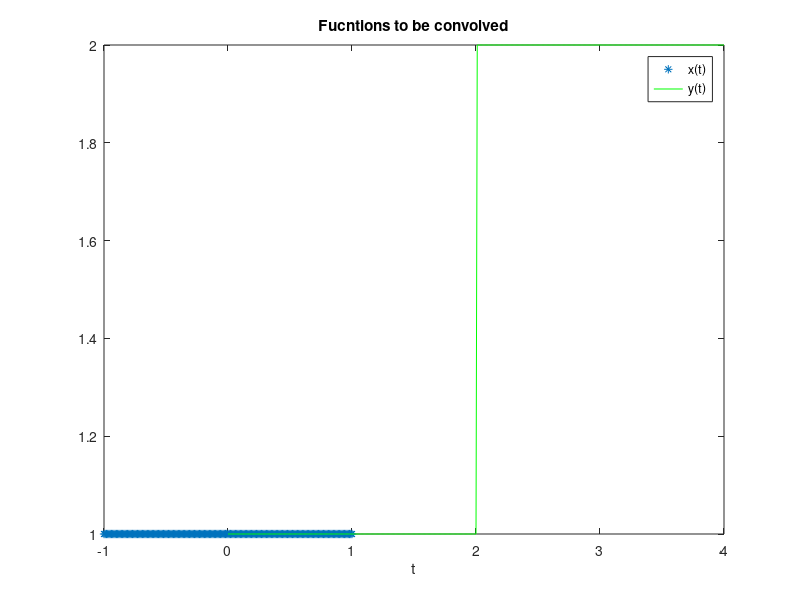
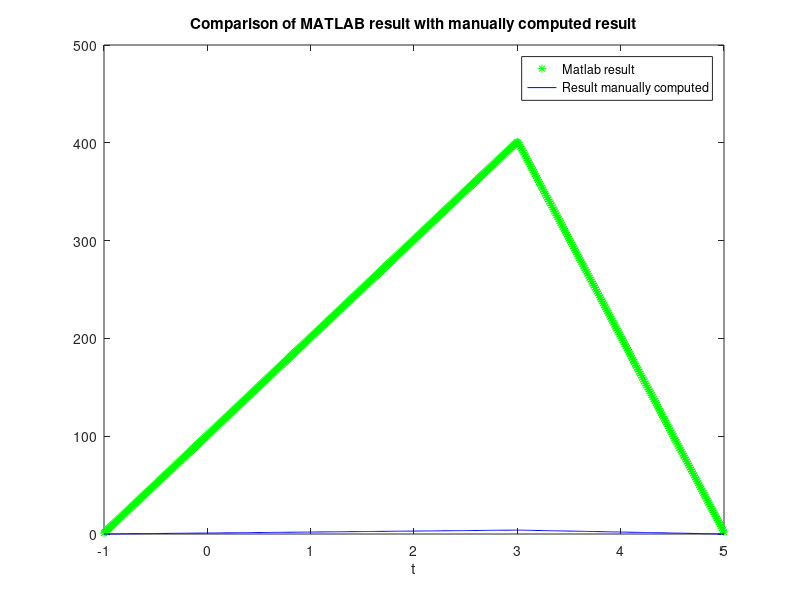
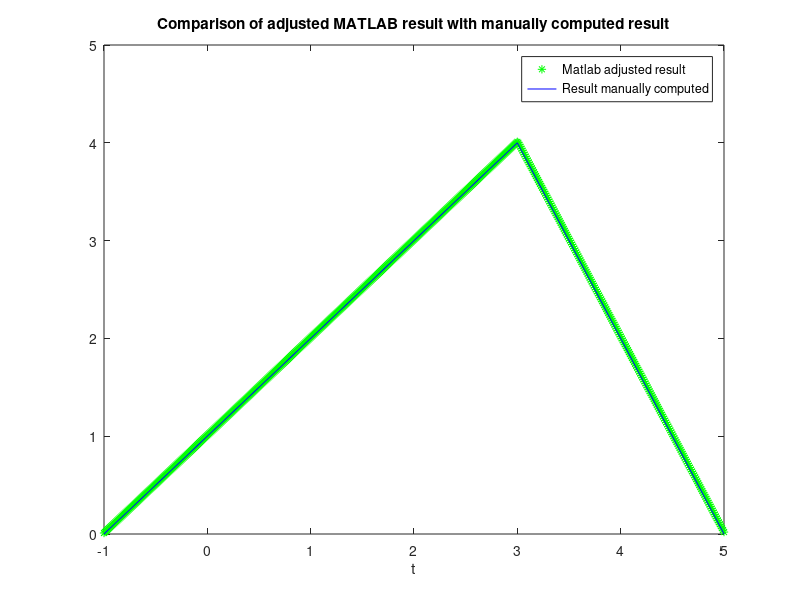
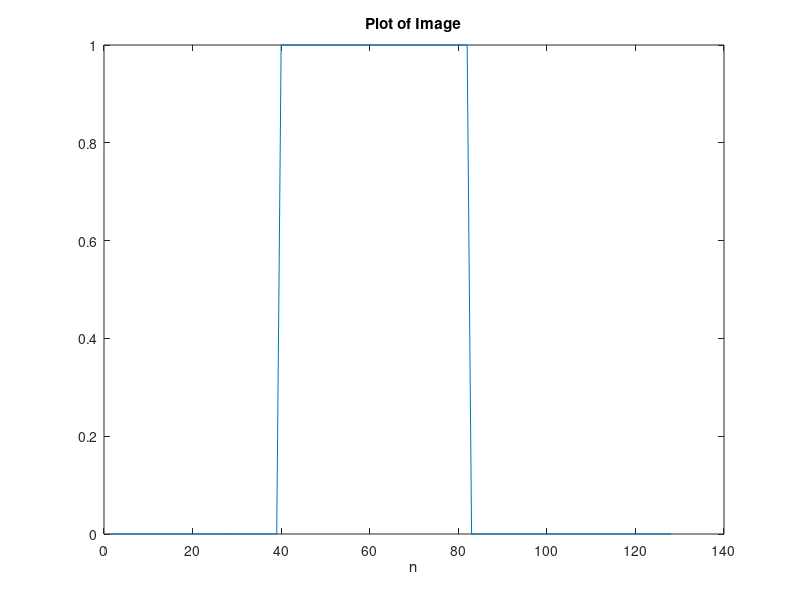

Write the MATLAB code that produced these figures, in order.
%% BME 790.01 Engineering Programming Signal Processing
%% Kanishk Asthana ka112@duke.edu Homework 2
%% Part 4:
%Doing 2.40(a) as a convolution
clear;
clf;
%Defining time step:
dt=0.01;
%Defining first time vector:
t1=-1:dt:1;
%Defining second time vector:
t2=0:dt:4;
%Defining time vector for convolved function:
t3=(t1(1)+ t2(1)):dt:(t1(end)+t2(end));

%Defining first function x(t)
xt=ones(1,length(t1));

%Initializing second fucntion y(t)
yt=ones(1,length(t2));
 
yt(t2>2)= 2.*ones(1,length(find(t2>2))); 
plot(t1,xt,'*');
hold on;
plot(t2,yt,'g');
title('Fucntions to be convolved');
legend('x(t)','y(t)');
xlabel('t');
figure(2);
mt=conv(yt,xt);
%Answer (a)
%Convolution gives the result multiplied by a factor equal to inverse of
%dt.
%This is because you have more addition of the same part of the curve
%as dt increases (as part of the convolution algorithm there are more data
%points so the convolution sum also increases as the number of data points
%increases. So a curve is actually streched out or shrunk if dt is
%changed. Multiplying the convolution result by dt fixes this problem and
%compensates for changes in dt. Math works.
plot(t3,mt,'*g');

%Initializing manually computed result:
actualresult=zeros(1,length(t3));

actualresult(t3<3)=t3(t3<3)+1;
actualresult(t3>=3)=10-2.*t3(t3>=3);
hold on;
plot(t3,actualresult,'b');
legend('Matlab result','Result manually computed');
xlabel('t');
title('Comparison of MATLAB result with manually computed result');

figure(3);
%Answer (b)
%Adjusting for dt (Explanation below).
mt=conv(yt,xt).*dt;
plot(t3,mt,'*g');
hold on;
plot(t3,actualresult,'b');
legend('Matlab adjusted result','Result manually computed');
xlabel('t');
title('Comparison of adjusted MATLAB result with manually computed result');
%Result is correct! Math works

%% Part 5
%(a)
%Initializing image
n=1:128;
in=zeros(1,128);
%Setting pixels 40 to 82 as 1
in(40:82)=1;
%Plotting Image;
figure(4);
plot(n,in);
title('Plot of Image');
xlabel('n');
%(b)
%Defining h[n] as x[n] as mentioned in Problem 2.34(a).
%Initializing h[n];
h1n=ones(1,7);
%h[n] is not memoryless. Only a delta function has no memory.
%h[n] is not causal because response will start y[n] will have a response
%even when I[n] for that n has no values.
%Since my h[n] is composed mainly of ones I hypothize that it will sum the
%values over a range of 7 pixels, essentially sharp transitions should be
%mellowed down. I hypothesize this will act as a low pass filter.
%(c)
newImage=conv(in,h1n);
figure(5);
plot(newImage);
title('New Image');

%I[n] was increased in amplitude and the edges were now slanting. However,
%it did not act as a low pass filter as I predicted it as there are still
%high sharp transitions in the image. Apparrently my filter width was too
%low to have any effect. Increasing the filter size decreases the width of
%the image at the top but high frequency componenets don't disappear. I
%most probably needed a filter with weighted sums to acheive a better
%smooting. A triangular filter convolved with our rect should give that
%effect.
%(d)
%Choosing w[n] from problem as a second filter. I hypothesize this will act
%as an edge enhancer, while reducing sharp transitions. So a bandpass
%filter 
%This function is not causal and is not memoryless.
h2n=[-1 0 1 2 3 2 1 -1 0];
%(e)
newImage2=conv(in,h2n);
figure(6);
plot(newImage2);
title('New Image 2');
%This is indeed bandpass filter.

%% (f)
load('Head.mat');
%(g)
figure(7);
colormap('bone');
subplot(3,2,1);
imagesc(Head);
colorbar;
title('Original');
%(h)
newHead=conv2(Head,h1n);
colormap('bone');
subplot(3,2,2);
imagesc(newHead);
colorbar;
title('Convolved with h1[n]');
%The image is blurred in the horizontal direction which is as expected
%(i)
%Convolving brain image with h2[n]

newHead2=conv2(Head,h2n);
colormap('bone');
subplot(3,2,3);
imagesc(newHead2);
colorbar;
title('Convolved with h2[n]');
%I should blurring with slight increase in contrast between black and white
%parts
%This seems to work.
%(j)
%The filters I have created only affect the x direction because the seems
%operate in one pixel row at a time. So I should see blurring of the entire
%image in both directions if I use a square rect.

%(k)
newHead3=conv2(Head,h1n');
colormap('bone');
subplot(3,2,4);
imagesc(newHead3);
colorbar;
title('Convolved with transpose of h1[n]');
%The image is blurred in the vertical direction this time.

%(l)
newHead4=conv2(Head,h2n');
subplot(3,2,5);
colormap('bone');
imagesc(newHead4);
colorbar;
title('Convolved with transpose of h2[n]');

%The image is blurred in the vertical direction with greater contrast
%between dark and white parts.

%(m)
%Creating square h1[n]
h1nsquare=ones(7);
figure(8);
%Mesh plot
mesh(h1nsquare);
title('Square h1[n]');
figure(7);
newHead5=conv2(Head,h1nsquare);
subplot(3,2,6);
colormap('bone');
imagesc(newHead5);
colorbar;
title('Convolved with square h1[n]');
%This should give me equal blurring in both x and y directions and the
%result is as expected.
%(n)
%Sampling my first fucntion h1[n] at a higher rate will result in a wider
%rect fucntion convolving with a larger rect fucntion results in even
%greater blurring than before. So increase sampling results in a biger
%kernel and hence greater number of elements are considered accross the
%image for the convolution sum this results in greater blurring in our
%case.
figure(9);
subplot(3,1,1);
colormap('bone');
imagesc(Head);
colorbar;
title('Original');
subplot(3,1,2);
colormap('bone');
imagesc(newHead);
colorbar;
title('Convolved with default h1[n]');
subplot(3,1,3);
h1nnew=ones(1,14);%Double size array represents double sampling rate
colormap('bone');
newHead6=conv2(Head,h1nnew);
imagesc(newHead6);
colorbar;
title('Double sampling leads to more blurring');








